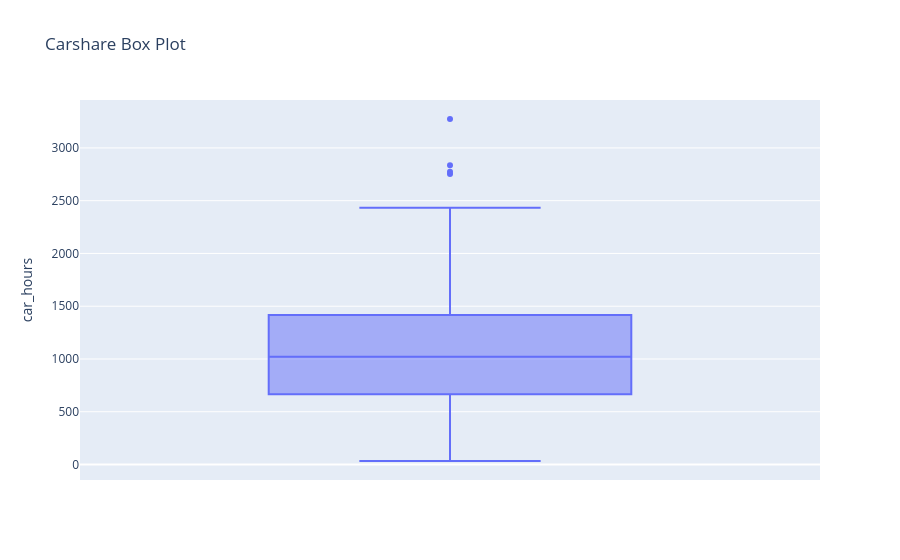

The notebook cell this image was saved under:
### Code cell
import plotly.express as px

df = px.data.carshare()

fig = px.box(df, y="car_hours",title="Carshare Box Plot")
fig.show()

### Figure 1 — Plotly figure (JSON) as saved in the notebook; plotly's stock layout.template omitted (floating-point values rounded to 4 significant figures; data arrays with more than 128 entries replaced by an {"elided": "..."} marker saying what was removed)
{"data": [{"alignmentgroup": "True", "hovertemplate": "car_hours=%{y}<extra></extra>", "legendgroup": "", "marker": {"color": "#636efa"}, "name": "", "notched": false, "offsetgroup": "", "orientation": "v", "showlegend": false, "type": "box", "x0": " ", "xaxis": "x", "y": {"elided": "249 float values"}, "y0": " ", "yaxis": "y"}], "layout": {"boxmode": "group", "legend": {"tracegroupgap": 0}, "title": {"text": "Carshare Box Plot"}, "xaxis": {"anchor": "y", "domain": [0, 1]}, "yaxis": {"anchor": "x", "domain": [0, 1], "title": {"text": "car_hours"}}}}
